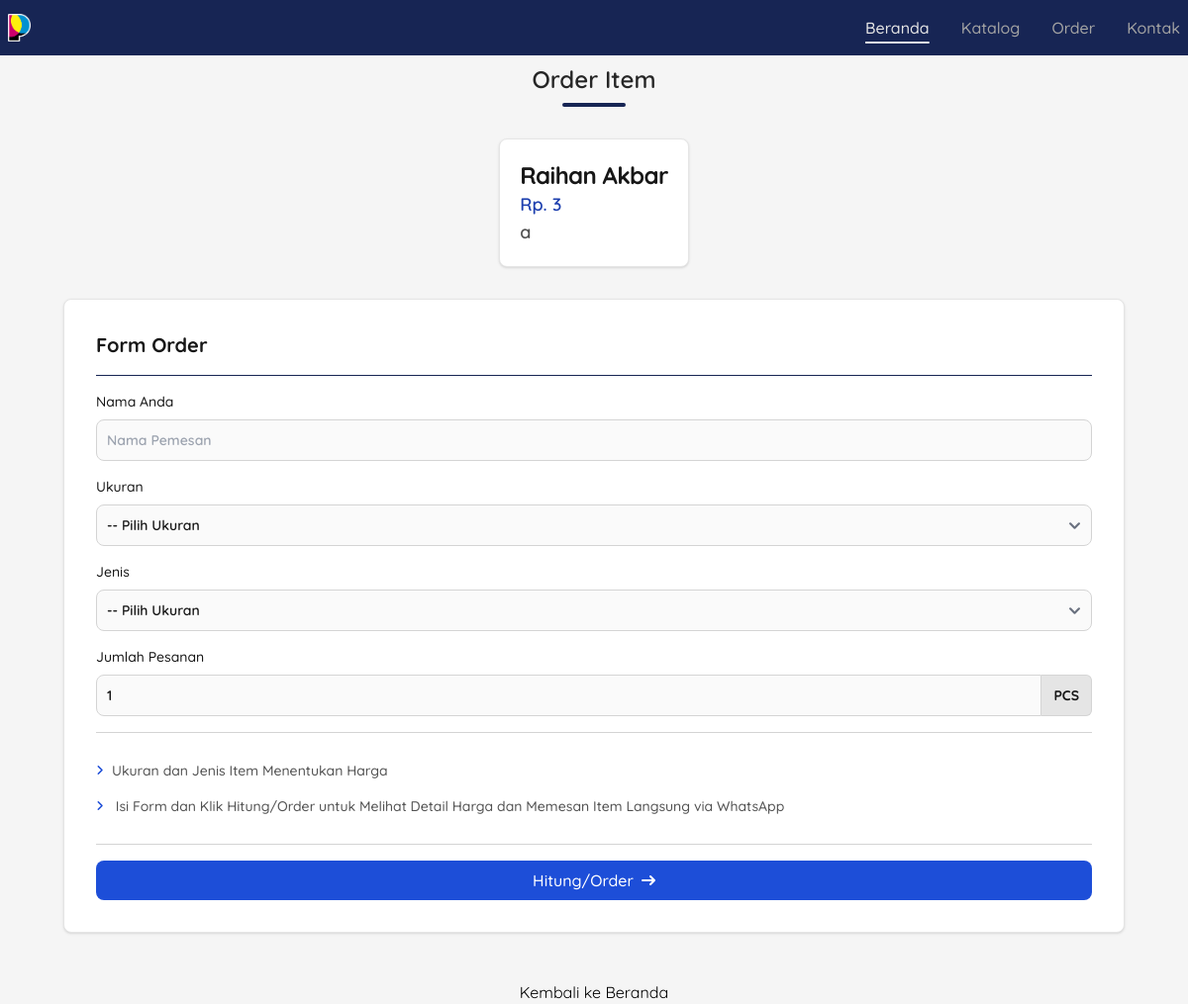
The app's page /item.php?i=1, older data.
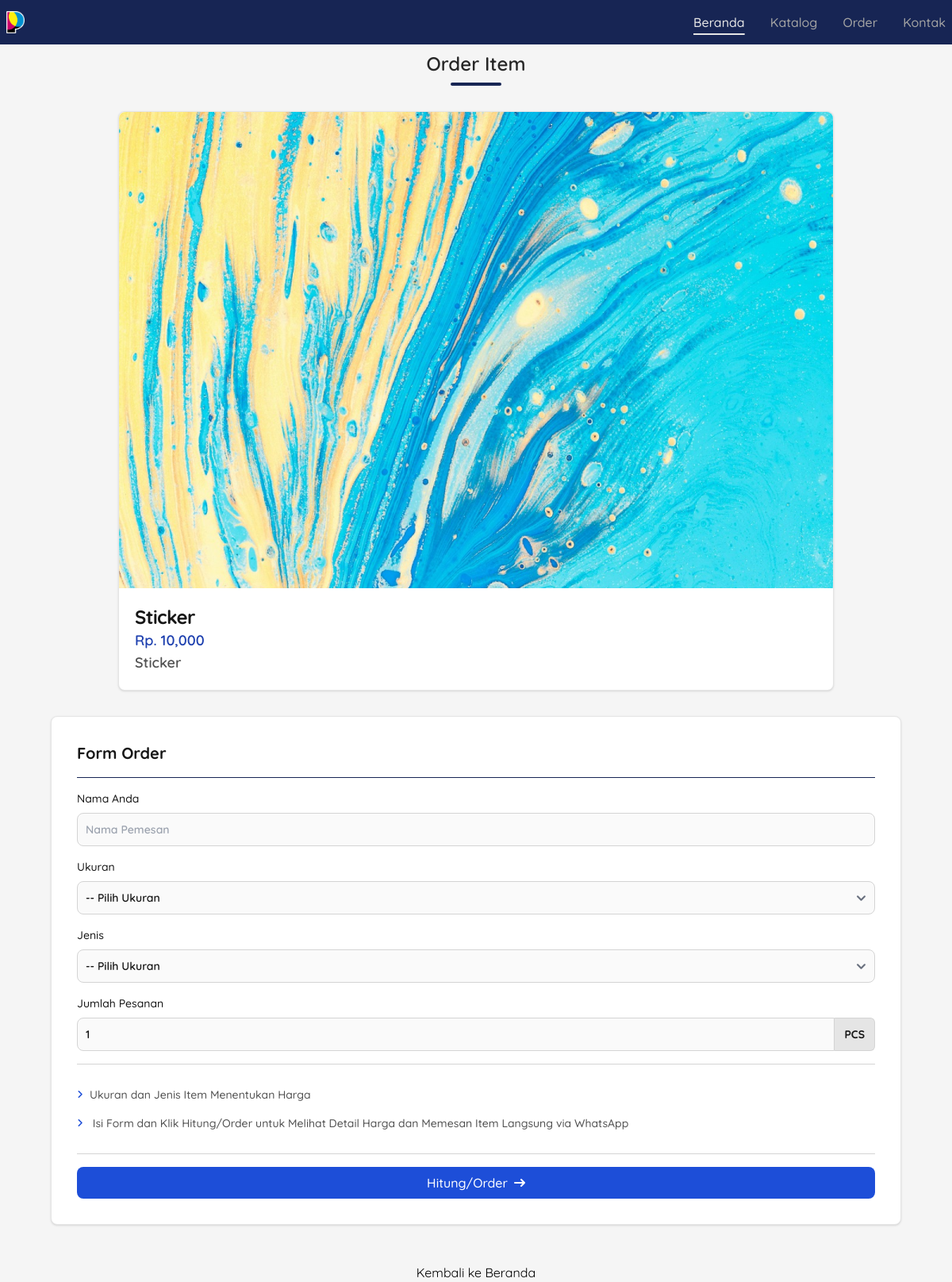
The same page, newer data.
### tables this page shows
CREATE TABLE `product` (
  `product_id` int(11) NOT NULL,
  `product_name` varchar(100) NOT NULL,
  `product_thumbnail` varchar(255) NOT NULL,
  `product_desc` text NOT NULL,
  `product_price` int(11) NOT NULL
);

### item.php (the view, shortened to what this page needs)
<?php
if (isset($_GET['i'])) {
    if ($_GET['i'] == null) {
        header("Location: index.php");
    }
     else {
        include_once 'conn.php';
        $product_id = $_GET['i'];
        $id_check = is_numeric($product_id);
        if ($id_check != 1) {
            header("Location: index.php");
        }else{
            $query = mysqli_query($con, "SELECT * FROM product WHERE product_id='$product_id' ");
        }
    }
} else {
    header("Location: index.php");
}
$a = 0;
if ($a == 1) {
    $modalHide  = 'overflow-hidden';
    $modalClass = 'flex';
} else {
    $modalHide  = '';
}
?>
<!DOCTYPE html>
<html lang="en" class="scroll-smooth">
<head>
    <script src="https://cdn.tailwindcss.com"></script>
    <link href="https://cdnjs.cloudflare.com/ajax/libs/flowbite/2.3.0/flowbite.min.css" rel="stylesheet" />
    <link href="assets/css/custom.css" rel="stylesheet">
    <link rel="stylesheet" href="https://cdnjs.cloudflare.com/ajax/libs/font-awesome/6.5.2/css/all.min.css" />
</head>
<?php while ($products = mysqli_fetch_array($query)) {?>
<body class="bg-neutral-100 <?php echo $modalHide; ?>">
    <nav class="bg-blue-950 fixed top-0 z-40 start-0 w-full">
        <div class="max-w-screen-2xl flex flex-wrap items-center justify-between mx-auto p-2">
            <a href="#" class="flex items-center space-x-3 rtl:space-x-reverse">
                <img src="assets/img/system/sq-logo.png" class="h-7" alt="Fox-Labs Logo" />
            </a>
            <div class="hidden w-full md:block md:w-auto rounded-lg py-2 bg-transparent" id="navbar-multi-level">
                <ul class="flex flex-col font-medium p-4 md:p-0 mt-4 rounded-lg md:space-x-8 rtl:space-x-reverse md:flex-row md:mt-0 md:border-0">
                    <li>
                        <a href="index.php#home" class="block py-4 px-3 text-neutral-200 rounded md:p-0 hover:text-neutral-200 underline decoration-2 underline-offset-8">Beranda</a>
                    </li>
                    <li>
                        <a href="/index.php#catalogue" class="block py-4 px-3 text-neutral-400 rounded md:p-0 hover:text-neutral-200 hover:underline decoration-2 underline-offset-8">Katalog</a>
                    </li>
                    <li>
                        <a href="#" class="block py-4 px-3 text-neutral-400 rounded md:p-0 hover:text-neutral-200 hover:underline decoration-2 underline-offset-8">Order</a>
                    </li>
                    <li>
                        <a href="#" class="block py-4 px-3 text-neutral-400 rounded md:p-0 hover:text-neutral-200 hover:underline decoration-2 underline-offset-8">Kontak</a>
                    </li>
                </ul>
            </div>
        </div>
    </nav>
    <section id="item" class="w-full mb-12 my-16">
        <div class="w-full text-center">
            <h3 class="text-2xl xs:text-xl lg:text-2xl font-semibold text-neutral-800">Order Item</h3>
            <hr class="w-16 h-1 mx-auto my-2 bg-blue-950 border-0 rounded ">
        </div>
        <div class="flex flex-wrap justify-center px-2 lg:px-16 xl:px-16 gap-8 mt-8">
            <div class="min-w-screen max-w-full xs:max-w-full sm:max-w-full md:max-w-full lg:max-w-6xl xl:max-w-6xl bg-white border border-neutral-200 rounded-lg shadow">
                <a href="#">
                    <img class="rounded-t-lg" src="assets/img/item/<?= $products['product_thumbnail']; ?>" alt="" />
                </a>
                <div class="p-5">
                    <h5 class="text-2xl font-bold tracking-tight text-neutral-900"><?= $products['product_name']; ?></h5>
                    <?php
                    $price = $products['product_price'];
                    $rp = number_format($price);
                    ?>
                    <p class="font-semibold text-lg text-blue-800">Rp. <span class=""><?php echo $rp; ?></span></p>
                    <p class="font-semibold text-lg text-neutral-600"><?= $products['product_desc']; ?></p>
                </div>
            </div>
            <div class="w-screen max-w-full xs:max-w-full sm:max-w-full md:max-w-full lg:max-w-full xl:max-w-md p-4 bg-white border border-neutral-200 rounded-lg shadow sm:p-6 md:p-8">
                <form class="space-y-4" action="item.php">
                    <h5 class="text-xl font-bold text-neutral-900">Form Order</h5>
                    <hr class="border-1 border-blue-950">
                    <div>
                        <label for="nama" class="block mb-2 text-sm font-medium text-neutral-900">Nama Anda</label>
                        <input type="text" name="nama" id="nama" class="bg-neutral-50 font-semibold border border-neutral-300 text-neutral-900 text-sm rounded-lg focus:ring-blue-500 focus:border-blue-500 block w-full p-2.5" placeholder="Nama Pemesan" required />
                    </div>
                    <div>
                        <label for="ukuran" class="block mb-2 text-sm font-medium text-neutral-900">Ukuran</label>
                        <select type="text" name="ukuran" id="ukuran" class="bg-neutral-50 font-semibold border border-neutral-300 text-neutral-900 text-sm rounded-lg focus:ring-blue-500 focus:border-blue-500 block w-full p-2.5" placeholder="name@company.com" required />
                        <option value="50000" class="bg-neutral-50 border border-neutral-300 text-neutral-900 text-md font-semibold rounded-lg focus:ring-blue-500 focus:border-blue-500 block w-full p-2.5" selected disabled>
                            -- Pilih Ukuran
                        </option>
                    </div>
                    <div>
                        <label for="jenis" class="block mb-2 text-sm font-medium text-neutral-900">Jenis</label>
                        <select type="text" name="jenis" id="jenis" class="bg-neutral-50 font-semibold border border-neutral-300 text-neutral-900 text-sm rounded-lg focus:ring-blue-500 focus:border-blue-500 block w-full p-2.5" placeholder="name@company.com" required />
                        <option value="50000" class="bg-neutral-50 border border-neutral-300 text-neutral-900 text-md font-semibold rounded-lg focus:ring-blue-500 focus:border-blue-500 block w-full p-2.5" selected disabled>
                            -- Pilih Ukuran
                        </option>
                    </div>
                    <div>
                        <label for="jumlah" class="block mb-2 text-sm font-medium text-neutral-900">Jumlah Pesanan</label>
                        <div class="flex">
                            <input type="number" value="1" min="1" name="jumlah" id="jumlah" class="rounded-none rounded-s-lg bg-neutral-50 font-semibold border border-neutral-300 text-neutral-900 focus:ring-blue-500 focus:border-blue-500 block flex-1 min-w-0 w-full text-sm p-2.5 " placeholder="Jumlah Item">
                            <span class="inline-flex items-center px-3 text-sm font-bold text-neutral-900 bg-neutral-200 border border-s-0 border-neutral-300 rounded-e-md uppercase">
                                PCS
                            </span>
                        </div>
                    </div>
                    <hr class="border-1 border-neutral-300">
                    <div class="space-y-0 py-1 text-left">
                        <p class="text-sm font-medium text-neutral-600 py-2">
                            <i class="fa fa-angle-right fa-xs fa-fw pr-4 text-blue-700 text-xs"></i>Ukuran dan Jenis Item Menentukan Harga
                        </p>
                        <p class="text-sm font-medium text-neutral-600 py-2">
                            <i class="fa fa-angle-right fa-xs fa-fw pr-4 text-blue-700 text-xs"></i>
                            Isi Form dan Klik Hitung/Order untuk Melihat Detail Harga dan Memesan Item Langsung via WhatsApp
                        </p>
                    </div>
                    <hr class="border-1 border-neutral-300">
                    <button type="submit" name="sum" class="inline-flex w-full justify-center items-center px-3 py-2 text-md font-medium text-center text-white bg-blue-700 rounded-lg hover:bg-blue-800 focus:ring-4 focus:outline-none focus:ring-blue-300">
                        Hitung/Order
                        <svg class="rtl:rotate-180 w-3.5 h-3.5 ms-2" aria-hidden="true" xmlns="http://www.w3.org/2000/svg" fill="none" viewBox="0 0 14 10">
                            <path stroke="currentColor" stroke-linecap="round" stroke-linejoin="round" stroke-width="2" d="M1 5h12m0 0L9 1m4 4L9 9" />
                        </svg>
                    </button>
                </form>
            </div>
        </div>
    </section>
    <section class="text-center">
        <a href="index.php#home">Kembali ke Beranda</a>
    </section>
</body>
<?php } ?>
</html>

### assets/css/custom.css (style rules this page uses)
body { font-family: "Quicksand", sans-serif; font-optical-sizing: auto; }

Row changes from the older to the newer data that the page shows:
removed product: product_name "Raihan Akbar", product_price "3", product_desc "a"
added product: product_thumbnail (picture), product_name "Sticker", product_price "10,000", product_desc "Sticker"
